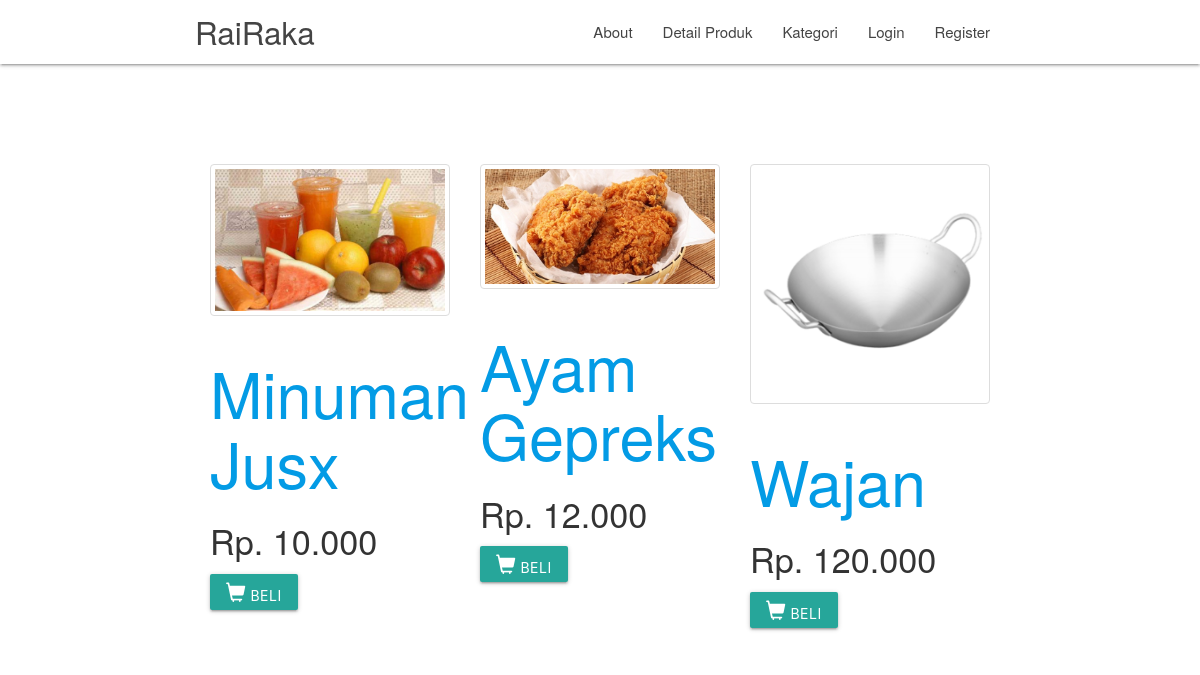
Screenshot of /index.php/shopping_cart with the database file from the repository.
### tables this page shows
CREATE TABLE `posts` (
  `id` int(11) NOT NULL AUTO_INCREMENT,
  `category_id` int(11) NOT NULL,
  `admin_id` int(11) NOT NULL,
  `title` varchar(255) NOT NULL,
  `price` double DEFAULT NULL,
  `slug` varchar(255) NOT NULL,
  `body` text NOT NULL,
  `post_image` varchar(255) NOT NULL,
  `created_at` timestamp NOT NULL DEFAULT CURRENT_TIMESTAMP,
  PRIMARY KEY (`id`),
  KEY `user_id` (`admin_id`),
  KEY `category_id` (`category_id`),
  CONSTRAINT `posts_ibfk_1` FOREIGN KEY (`admin_id`) REFERENCES `admin` (`admin_id`) ON DELETE CASCADE ON UPDATE CASCADE,
  CONSTRAINT `posts_ibfk_2` FOREIGN KEY (`category_id`) REFERENCES `categories` (`category_id`) ON DELETE CASCADE ON UPDATE CASCADE
);

### application/controllers/Shopping_cart.php (called while the page is built, shortened)
<?php
class Shopping_cart extends CI_Controller{
  public function __construct()
  {
    $this->load->model('M_cart');
  }
  public function index(){
    $data['product'] = $this->M_cart->get()->result();
    $data['cart'] = $this->cart->contents();
    $this->load->view('index',$data);
  }
}

### index.php (called while the page is built, shortened)
<?php
require_once BASEPATH.'core/CodeIgniter.php';

### application/models/M_cart.php (called while the page is built, shortened)
<?php
class M_cart extends CI_Model{
  public function get(){
    return $this->db->get('posts');
  }
}

### application/views/index.php (the view, shortened to what this page needs)
<!DOCTYPE html>
<html lang="en">
<head>
	<link rel="stylesheet" href="https://maxcdn.bootstrapcdn.com/bootstrap/3.3.7/css/bootstrap.min.css"
>
	<link rel="stylesheet" href="<?php echo base_url(); ?>assets/css/materialize.css">
	<link href="<?php echo base_url(); ?>assets/css/style.css" type="text/css" rel="stylesheet" media="screen,projection" />
</head>
<body>
	<nav class="white" role="navigation">
		<div class="nav-wrapper container">
			<a id="logo-container" href="<?php echo base_url(); ?>" class="brand-logo">RaiRaka</a>
			<ul class="right hide-on-med-and-down">
				<li>
					<a href="<?php echo base_url(); ?>about">About</a>
				</li>
				<li>
					<a href="<?php echo base_url(); ?>produk">Detail Produk</a>
				</li>
				<li>
					<a href="<?php echo base_url(); ?>kategori">Kategori</a>
				</li>
				<?php if($this->session->userdata('username')):?>
				<li>
					<li class="">
						<a href="<?php echo site_url('list')?>">List Produk</a>
					</li>
				</li>
				<li>
					<li>
						<a href="<?php echo site_url('keranjang')?>">Keranjang Belanja (
							<?php echo count($cart); ?>)</a>
					</li>
				</li>
				<li>
					<a href="<?php echo base_url(); ?>profil">Profil</a>
				</li>
				<!-- <li>
					<a href="<?php echo base_url(); ?>posts/create">Create Post</a>
				</li>
				<li>
					<a href="<?php echo base_url(); ?>categories/create">Create Category</a>
				</li> -->
				<li>
					<a href="<?php echo base_url(); ?>users/logout">Logout</a>
				</li>
				<?php else: ?>
				<li>
					<a href="<?php echo base_url(); ?>users/login">Login</a>
				</li>
				<li>
					<a href="<?php echo base_url(); ?>users/register">Register</a>
				</li>
				<?php endif;?>
		</div>
	</nav>
	<br>
	<br>
	<br>
	<br>
	<br>
	<div class="container">
		<div class="row">
			<?php foreach($product as $p){ ?>
			<div class="col-lg-4 col-md-6 mb-4">
				<div class="kotak">
					<a href="#">
						<img class="img-thumbnail" src="<?php echo base_url() . 'assets/img/posts/'.$p->post_image  ?>" />
					</a>
					<div class="card-body">
						<h1 class="card-title">
							<a href="#">
								<?php echo $p->title; ?>
							</a>
						</h1>
						<h4>Rp.
							<?php echo number_format($p->price,0,",","."); ?>
						</h4>
					</div>
					<form method="post" action="<?php echo site_url('Shopping_cart/beli'); ?>">
						<div class="card-footer">
							<button type="submit" class="btn btn-sm btn-primary">
								<i class="glyphicon glyphicon-shopping-cart"></i> Beli</button>
						</div>
					</form>
				</div>
			</div>
			<?php } ?>
		</div>
	</div>

### assets/css/style.css (style rules this page uses)
nav ul a, nav .brand-logo { color: #444; }

### rows the page displays
posts: post_image (picture), title "Minuman Jusx", price "10.000"
posts: post_image (picture), title "Ayam Gepreks", price "12.000"
posts: post_image (picture), title "Wajan", price "120.000"
